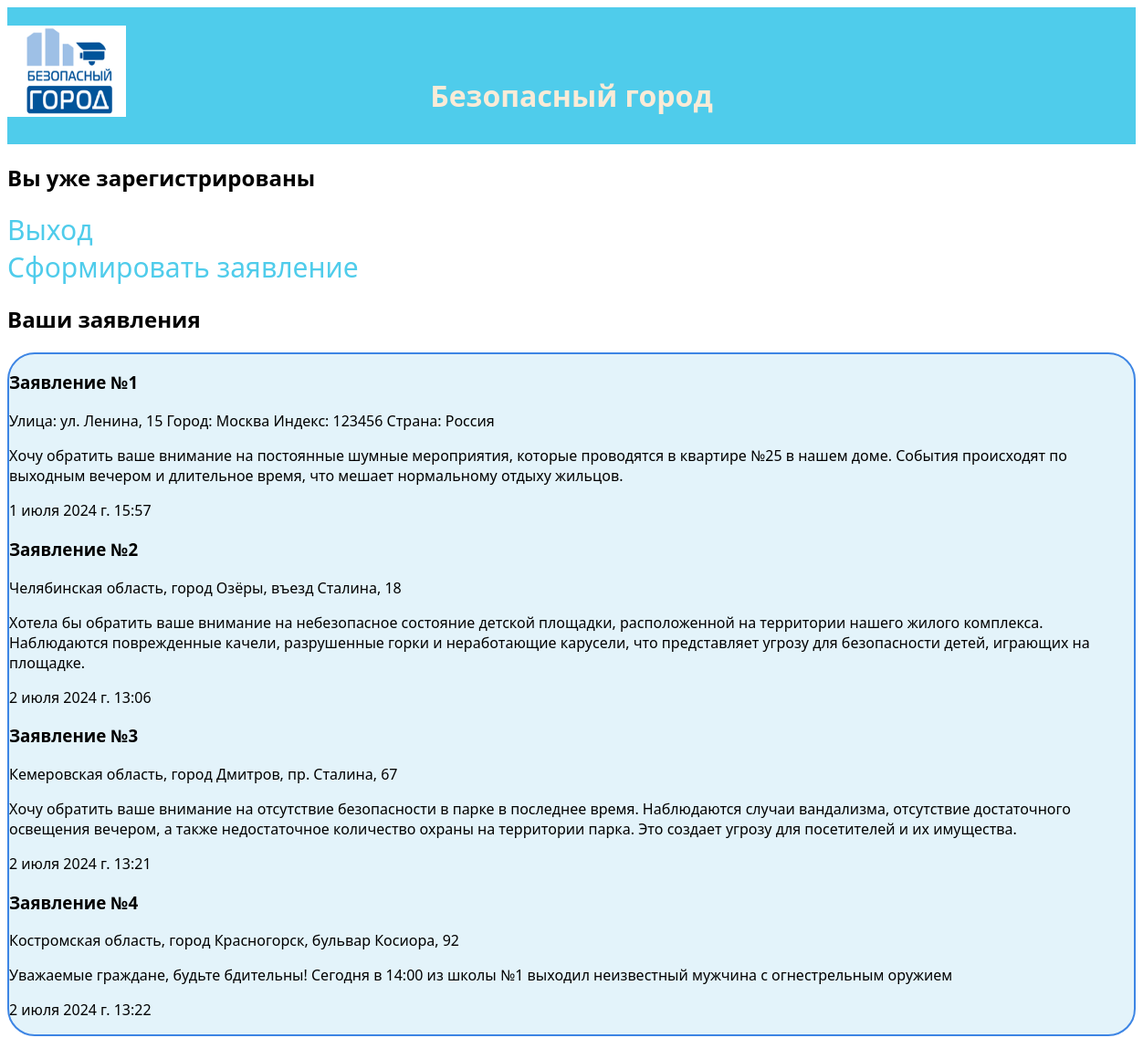
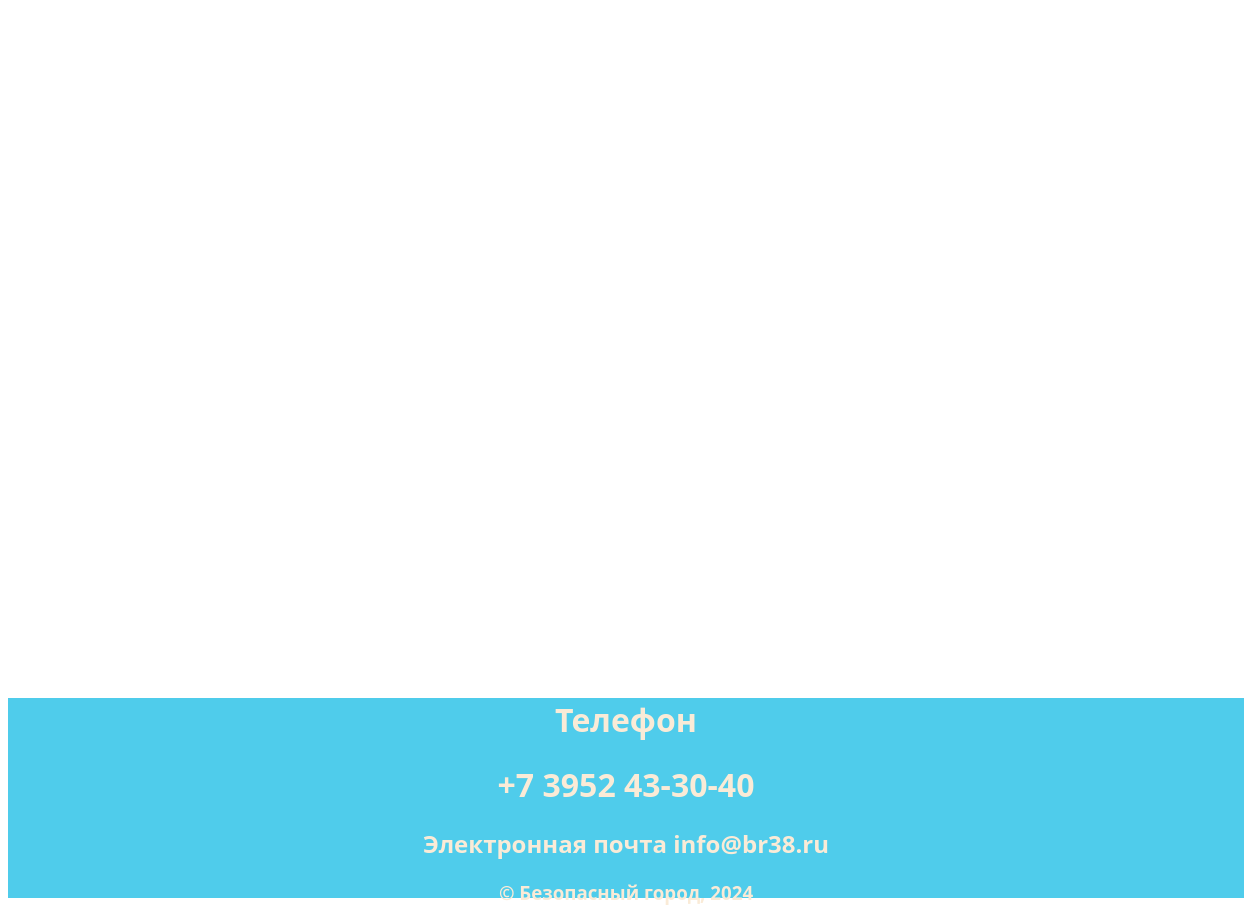
The app's page / (signed in) with its own data (2 pictures, top to bottom).
### main/models.py (models this page shows)
class Statement(models.Model):
    adress = models.CharField(max_length=200)
    name = models.CharField(max_length=200)
    description = models.TextField()
    date = models.DateTimeField(auto_now_add=True)

### main/views.py (the view)
def index(request):
    if request.method == 'POST':
        form = SignUpForm(request.POST)
        if form.is_valid():
            user = form.save()
            Profile.objects.create(
                user=user,
                phone_number=form.cleaned_data.get('phone_number'),
                full_name=form.cleaned_data.get('full_name'),
                city=form.cleaned_data.get('city'),
            )
            raw_password = form.cleaned_data.get('password1')
            user = authenticate(username=user.username, password=raw_password)
            login(request, user)
            return redirect('/')
    else:
        form = SignUpForm()
    return render(request, 'main/index.html',
                  {
                    'form': form,
                    'statements': Statement.objects.all()
                }
            )

### main/templates/main/index.html (shortened to what this page needs)
{% extends 'main/base.html' %}
{% block content %}
{% if user.is_authenticated %}
    <h2>Вы уже зарегистрированы</h2>
    <li> <a href="{% url 'logout' %}">Выход</a></li>
    <li> <a href="{% url 'create_statement' %}">Сформировать заявление</a></li>
    <h2>Ваши заявления</h2>
    <section>
        {% if statements %}
        {% for statement in statements %}
            <div>
                <h3>{{ statement.name }}</h3>
                <p>{{ statement.adress }}</p>
                <p>{{ statement.description }}</p>
                <p>{{ statement.date }}</p>
            </div>
        {% endfor %}
        {% else %}
            <p>Нет заявлений</p>
        {% endif %}
    </section>
{% endif %}
{% endblock %}

### main/templates/main/base.html (shortened to what this page needs)
{% load static %}
<!DOCTYPE html>
<html lang="en">
<head>
    <link rel="stylesheet" href="{% static 'css/style.css' %}">
</head>
<body>
    <header>
        <img src="{% static 'img/logo.png' %}" alt="">
        <h1>Безопасный город</h1>
    </header>
    {% block content %} {% endblock %}
    <footer>
        <h1>Телефон</h1>
        <h1>+7 3952 43-30-40</h1>
        <h2>Электронная почта info@br38.ru</h2>
        <h3>© Безопасный город, 2024</h3>
    </footer>
</body>
</html>

### static/css/style.css (style rules this page uses)
* { font-family: 'Segoe UI', Tahoma, Geneva, Verdana, sans-serif; }
header { background-color: #4fcceb; height: 150px; }
header img { margin-top: 20px; height: 100px; width: 130px; }
header h1 { text-align: center; color: antiquewhite; margin : -50px; }
h2 { right: 200px; }
footer { color: antiquewhite; background-color: #4fcceb; height: 200px; text-align: center; margin-top: 700px; }
h2 { left: 200px; }
li a { text-decoration: none; color: #4fcceb; font-size: 30px; }
li { list-style-type: none; }
section { background-color: #e3f3fa; border: 2px solid rgb(61, 133, 228); border-radius: 30px; }

### records on screen
Statement: name "Заявление №1", adress "Улица: ул. Ленина, 15 Город: Москва Индекс: 123456 Страна: Россия", description "Хочу обратить ваше внимание на постоянные шумные мероприятия, которые проводятся в квартире №25 в нашем доме. События происходят по выходным вечером и длительное время, что мешает нормальному отдыху жильцов.", date "1 июля 2024 г. 15:57"
Statement: name "Заявление №2", adress "Челябинская область, город Озёры, въезд Сталина, 18", description "Хотела бы обратить ваше внимание на небезопасное состояние детской площадки, расположенной на территории нашего жилого комплекса. Наблюдаются поврежденные качели, разрушенные горки и неработающие карусели, что представляет угрозу для безопасности детей, играющих на площадке.", date "2 июля 2024 г. 13:06"
Statement: name "Заявление №3", adress "Кемеровская область, город Дмитров, пр. Сталина, 67", description "Хочу обратить ваше внимание на отсутствие безопасности в парке в последнее время. Наблюдаются случаи вандализма, отсутствие достаточного освещения вечером, а также недостаточное количество охраны на территории парка. Это создает угрозу для посетителей и их имущества.", date "2 июля 2024 г. 13:21"
Statement: name "Заявление №4", adress "Костромская область, город Красногорск, бульвар Косиора, 92", description "Уважаемые граждане, будьте бдительны! Сегодня в 14:00 из школы №1 выходил неизвестный мужчина с огнестрельным оружием", date "2 июля 2024 г. 13:22"
